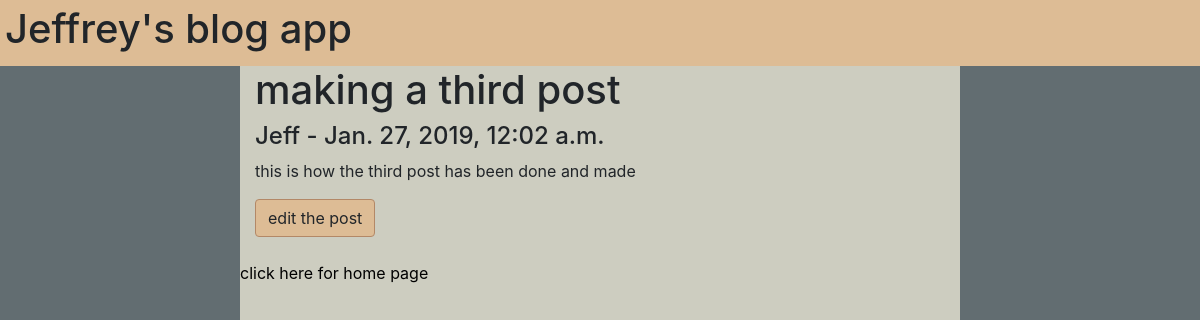
Page /blog/3/post/ on the committed database.
### blogapp/models.py (models this page shows, shortened)
class Post(models.Model):
    blog_title = models.CharField(max_length=100)
    blog_author= models.ForeignKey(Author, on_delete=models.CASCADE)
    blog_post = models.CharField(max_length=1000)
    blog_date = models.DateTimeField('date blog was published')

class Author(models.Model):
    auth_name = models.CharField(max_length=30)
    auth_bio = models.CharField(max_length=128)
    def __str__(self):
        return self.auth_name

### blogapp/views.py (the view)
# urls.py: path('<int:post_id>/post/', views.postview, name='Post'),
def postview(request, post_id):
    post = get_object_or_404(Post, pk=post_id)
    return render(request, 'blog/post.html', {'post' : post})

### blogapp/templates/blog/post.html (shortened to what this page needs)
<!DOCTYPE html>
<link href="https://stackpath.bootstrapcdn.com/bootstrap/4.2.1/css/bootstrap.min.css" rel="stylesheet">
{% load static %}
<link rel="stylesheet" type="text/css" href="{% static 'blog/style.css' %}">
<body>
        <nav>
            <div id="nav">
                <h1>Jeffrey's blog app</h1>
            </div>
        </nav>
    <div id="content">
            <div class="col-10">
                <h1>{{post.blog_title}}</h1>
                <h4>{{post.blog_author}}  -  {{post.blog_date}}</h4>
                <p>{{post.blog_post}}</p>
            </div>
            <div class="col-4"><a href="/blog/{{post.pk}}/edit/" class="btn create">edit the post</a></div>
            <br>
            <a href="/blog/">click here for home page</a>
            <br>
        </div>
</body>

### blogapp/static/blog/style.css (style rules this page uses)
html, body { background-color: #626D71; height: 100%; margin: 0; }
#content { height: 100%; background-color: #CDCDC0; margin: 0 20% 10px; }
#nav { background-color: #DDBC95; margin: 0; padding: 5px; }
a { color: black; text-decoration: none; }
.create { background-color: #DDBC95; border-color: #B38867; border-style: solid; }

### rows in the picture
Post: blog_title "making a third post", blog_author "Jeff", blog_date "Jan. 27, 2019, 12:02 a.m.", blog_post "this is how the third post has been done and made"
